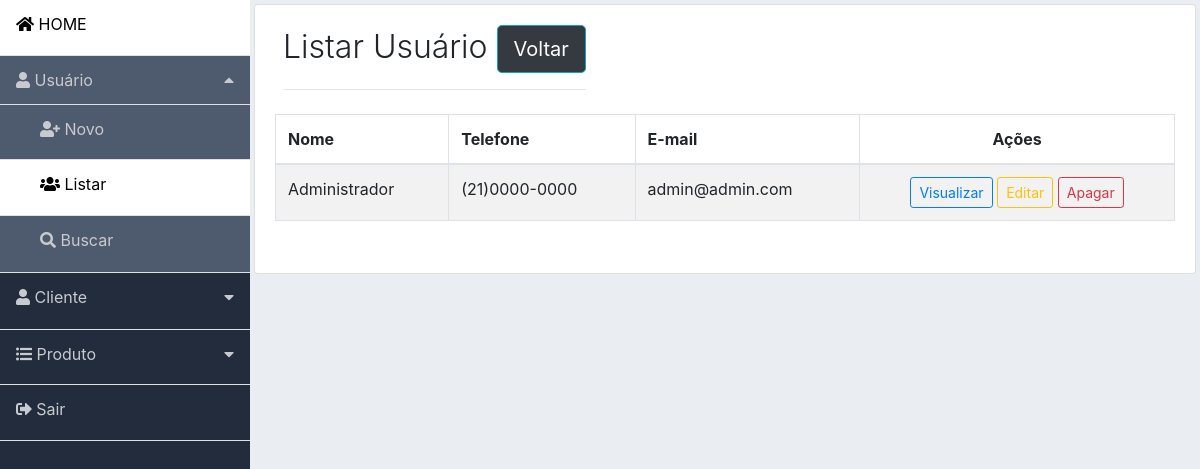
The app's page /usuario_listas.php (signed in), older data.
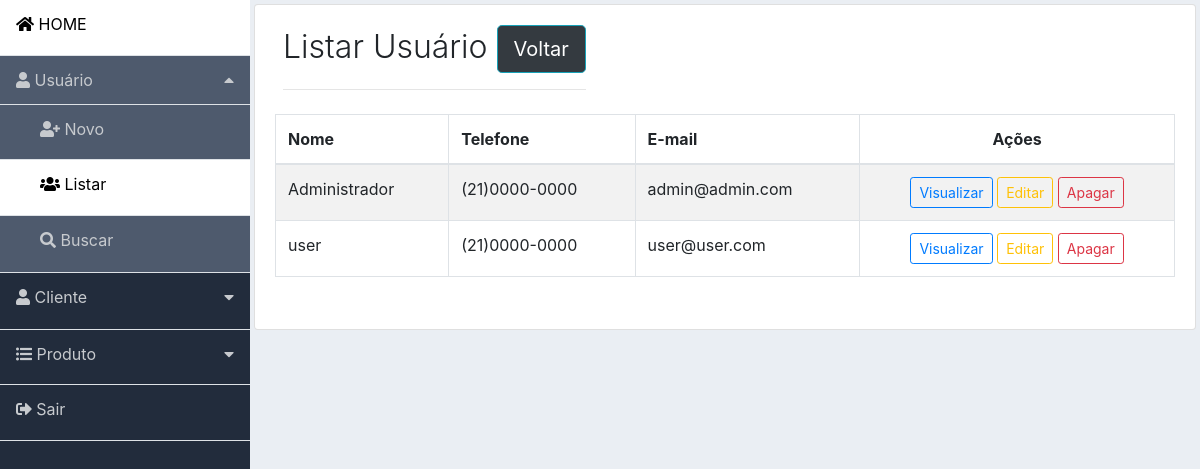
The same page, newer data.
### tables this page shows
CREATE TABLE `acesso_restrito` (
  `id_restrito` int(11) NOT NULL,
  `nome` varchar(255) NOT NULL,
  `email` varchar(255) NOT NULL,
  `telefone` varchar(255) NOT NULL,
  `celular` varchar(255) NOT NULL,
  `login` varchar(255) NOT NULL,
  `senha` varchar(255) NOT NULL,
  `tipo` int(2) NOT NULL
);

### usuario_listas.php (the view, shortened to what this page needs)
<?php
require('includes/header.php');
?>
<div class="content p-1">
  <div class="list-group-item">
    <div class="d-flex">
      <div class="mr-auto p-2">
        <h2 class="display-4 titulo">Listar Usuário
          <a href="./home.php" class="btn btn-info btn-lg bg-dark">Voltar</a>
        </h2>
        <hr>
      </div>
    </div>
  <div class="table-responsive">
    <table class="table table-striped table-hover table-bordered ">
      <thead>
        <tr>
          <th>Nome</th>
            <th class="d-none d-lg-table-cell">Telefone</th>
              <th>E-mail</th>
                <th class="text-center">Ações</th>
        </tr>
      </thead>
<tbody>
  <?php
  include_once 'conexao/conexao.php';
  $sql = "SELECT id_restrito,nome,telefone, email FROM `acesso_restrito`";
  $retorno = mysqli_query($conexao, $sql);
  while ($array = mysqli_fetch_array($retorno, MYSQLI_ASSOC)) {
                        $id_usuario = $array['id_restrito'];
                        $nome = $array['nome'];
                        $telefone = $array['telefone'];
                        $email = $array['email'];
  ?>
  <tr>
    <td><?= $nome ?></td>
      <td class="d-none d-lg-table-cell"><?= $telefone ?></td>
        <td><?= $email ?></td>
          <td class="text-center">
            <span class="d-none d-md-block">
              <a href="usuario_visualizar.php?id=<?= $id_usuario ?>"
                 class="btn btn-outline-primary btn-sm">Visualizar</a>
                <a href="usuario_editar.php?id=<?= $id_usuario ?>"
                   class="btn btn-outline-warning btn-sm">Editar</a>
                  <a href="usuario_apagar.php?id=<?= $id_usuario ?>" class="btn btn-outline-danger btn-sm"
                     data-toggle="modal" data-target=" #apagarRegistro">Apagar</a>
            </span>
        </td>
      </tr>
<?php
}
?>
</tbody>
</table><br>
</div>
</div>
</div>
<?php
require('includes/footer.php');
?>

Row changes from the older to the newer data that the page shows:
added acesso_restrito: nome "user", telefone "(21)0000-0000", email "user@user.com"
